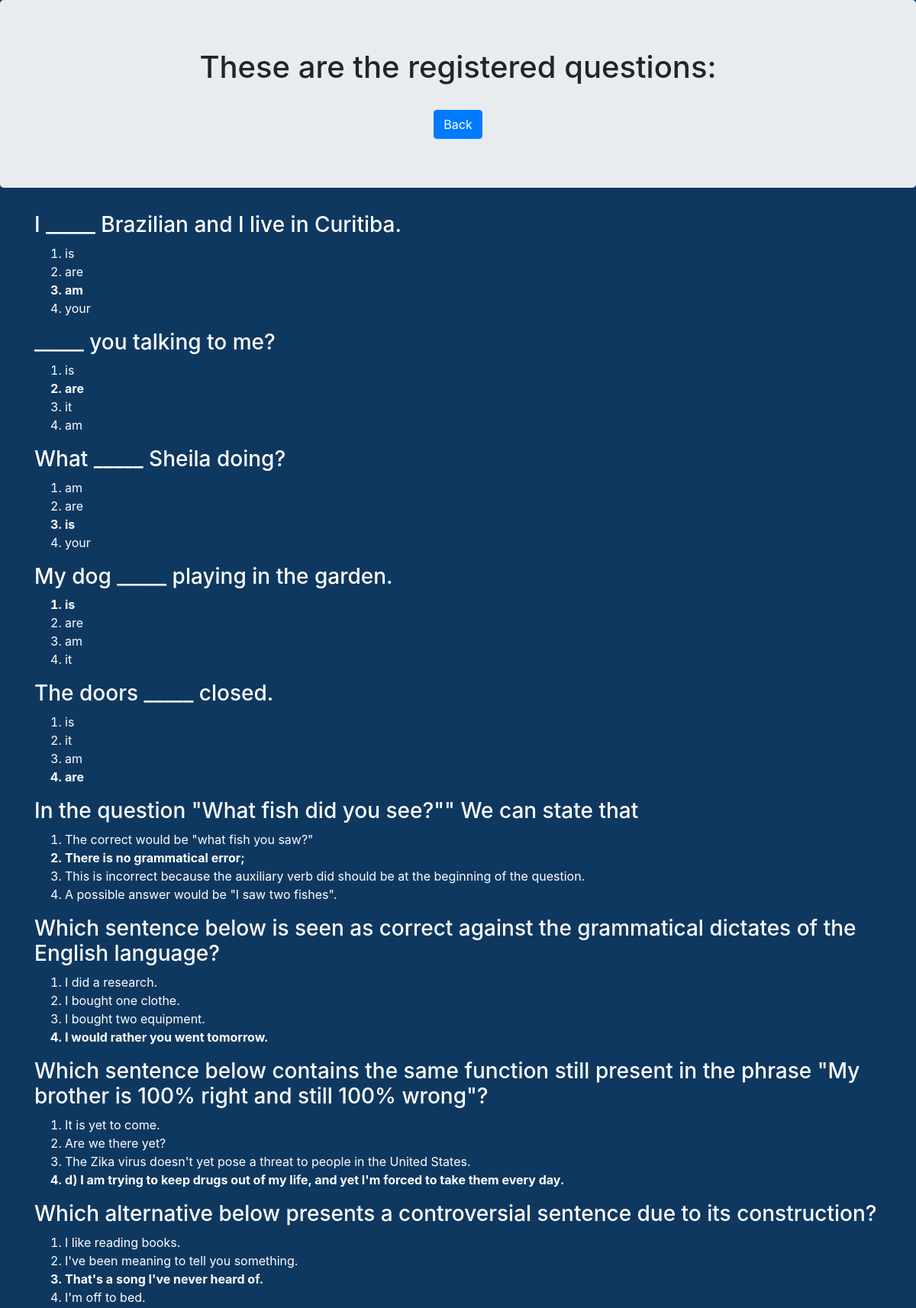
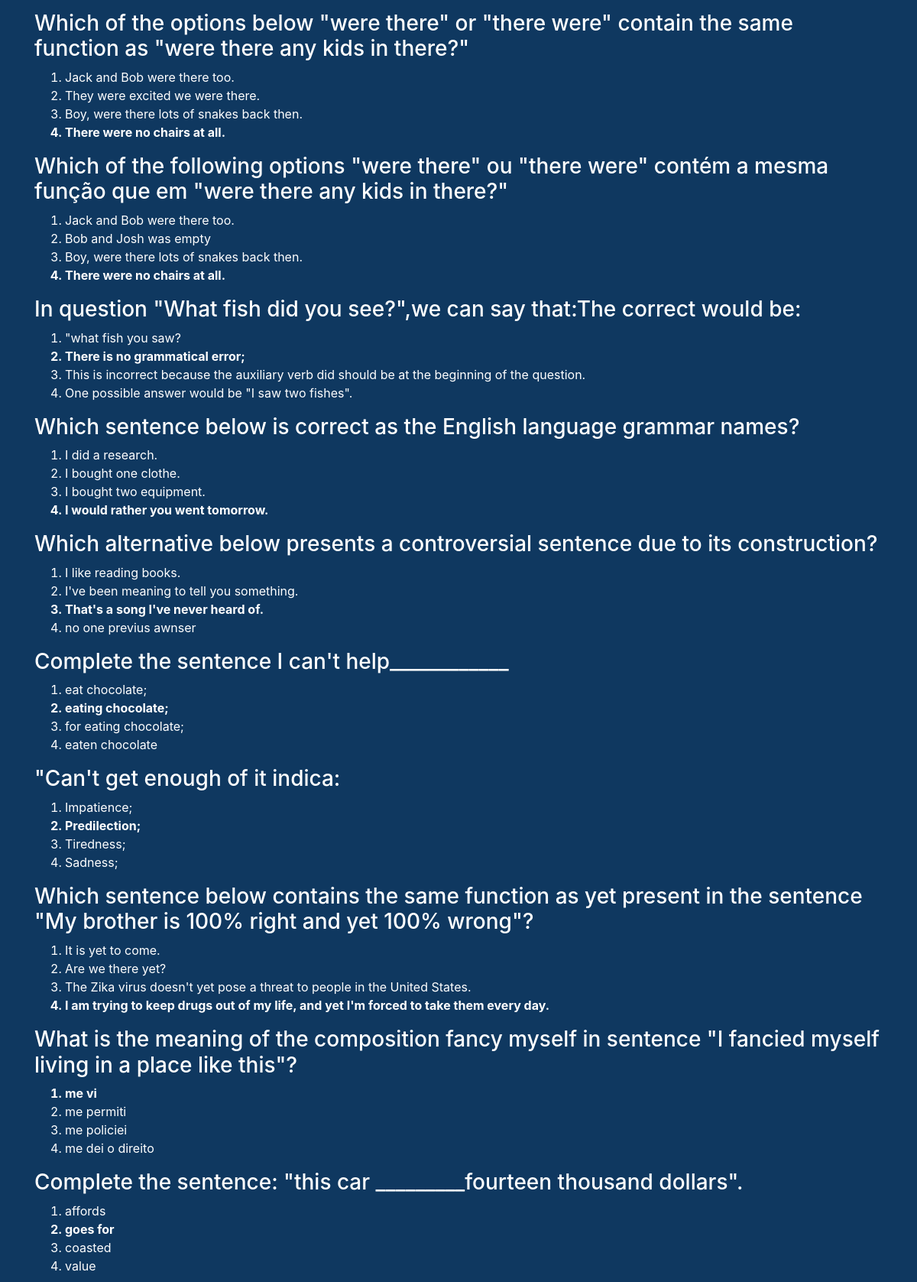
The app's page /professor/visualizacao/verQuestoesView.php (signed in, upper part) with its own data (2 pictures, top to bottom).
### tables this page shows
CREATE TABLE `questao` (
  `idquestao` int(3) NOT NULL,
  `enunciado` varchar(500) NOT NULL,
  `opA` varchar(120) NOT NULL,
  `opB` varchar(120) NOT NULL,
  `opC` varchar(120) NOT NULL,
  `opD` varchar(120) NOT NULL,
  `gabarito` int(11) NOT NULL,
  `tipo` int(1) DEFAULT NULL
);

### professor/visualizacao/verQuestoes.php (called while the page is built, shortened)
<?php
function buscarQuestoes() {
    $connection = mysqli_connect("localhost", "root", "", "portalcursodeingles");
    mysqli_set_charset($connection, 'utf8');
    $sql = "SELECT idquestao, enunciado, opA, opB, opC, opD, gabarito FROM questao";
    $result = mysqli_query($connection, $sql);
    $questoes = [];
    if(mysqli_query($connection, $sql)) {
        if (mysqli_num_rows($result) > 0) {
            $questao = [];
            while ($row = mysqli_fetch_assoc($result)) {
                $questao['idquestao'] = $row['idquestao'];
                $questao['enunciado'] = $row['enunciado'];
                $questao['opA'] = $row['opA'];
                $questao['opB'] = $row['opB'];
                $questao['opC'] = $row['opC'];
                $questao['opD'] = $row['opD'];
                $questao['gabarito'] = $row['gabarito'];
                array_push($questoes, $questao);
            }
        }
    } else{
        die("erro no mysql $sql. " . mysqli_error($connection));
    }
    return $questoes;
}
?>

### professor/visualizacao/verQuestoesCtrl.php (called while the page is built)
<?php
    require_once('verQuestoes.php');
    function exibirQuestoes() {
        return buscarQuestoes();
    }
?>

### professor/visualizacao/verQuestoesView.php (the view, shortened to what this page needs)
<html>
    <head>
  <link rel="stylesheet" href="https://maxcdn.bootstrapcdn.com/bootstrap/4.3.1/css/bootstrap.min.css">
    </head>
    <body style="background-color:#0f3860;">
<div class='jumbotron text-center'><h1> These are the registered questions: </h1><br>
<a href="../professorView.php">
<button class="btn btn-primary" type='button' value='Back'>Back</button>
</a>
</div>
<font color="white">
<div class="container">
<?php
   require_once('verQuestoesCtrl.php');
    $questoes = exibirQuestoes();
    foreach ($questoes as $questao) {
        echo "<h3>" . $questao['enunciado'] . "</h3>";
        echo "<ol type='1'>";
        if ( $questao['gabarito'] == 1)
            echo "<b>";
        echo "<li>" . $questao['opA'] . "</li>";
        if ( $questao['gabarito'] == 1)
            echo "</b>";
        if ( $questao['gabarito'] == 2)
            echo "<b>";
        echo "<li>" . $questao['opB'] . "</li>";
        if ( $questao['gabarito'] == 2)
            echo "</b>";
        if ( $questao['gabarito'] == 3)
            echo "<b>";
        echo "<li>" . $questao['opC'] . "</li>";
        if ( $questao['gabarito'] == 3)
            echo "</b>";
        if ( $questao['gabarito'] == 4)
            echo "<b>";
        echo "<li>" . $questao['opD'] . "</li>";
        if ( $questao['gabarito'] == 4)
            echo "</b>";
        echo "</ol>";
    }
?>
</div>
</font>
</body>
</html>

### records on screen
questao: enunciado "I _____ Brazilian and I live in Curitiba.", opA "is", opB "are", opC "am", opD "your"
questao: enunciado "_____ you talking to me?", opA "is", opB "are", opC "it", opD "am"
questao: enunciado "What _____ Sheila doing?", opA "am", opB "are", opC "is", opD "your"
questao: enunciado "My dog _____ playing in the garden.", opA "is", opB "are", opC "am", opD "it"
questao: enunciado "The doors _____ closed.", opA "is", opB "it", opC "am", opD "are"
questao: enunciado "In the question \"What fish did you see?\"\" We can state that", opA "The correct would be \"what fish you saw?\"", opB "There is no grammatical error;", opC "This is incorrect because the auxiliary verb did should be at the beginning of the question.", opD "A possible answer would be \"I saw two fishes\"."
questao: enunciado "Which sentence below is seen as correct against the grammatical dictates of the English language?", opA "I did a research.", opB "I bought one clothe.", opC "I bought two equipment.", opD "I would rather you went tomorrow."
questao: enunciado "Which sentence below contains the same function still present in the phrase \"My brother is 100% right and still 100% wrong\"?", opA "It is yet to come.", opB "Are we there yet?", opC "The Zika virus doesn't yet pose a threat to people in the United States.", opD "d) I am trying to keep drugs out of my life, and yet I'm forced to take them every day."
questao: enunciado "Which alternative below presents a controversial sentence due to its construction?", opA "I like reading books.", opB "I've been meaning to tell you something.", opC "That's a song I've never heard of.", opD "I'm off to bed."
questao: enunciado "Which of the options below \"were there\" or \"there were\" contain the same function as \"were there any kids in there?\"", opA "Jack and Bob were there too.", opB "They were excited we were there.", opC "Boy, were there lots of snakes back then.", opD "There were no chairs at all."
questao: enunciado "Which of the following options \"were there\" ou \"there were\" contém a mesma função que em \"were there any kids in there?\"", opA "Jack and Bob were there too.", opB "Bob and Josh was empty", opC "Boy, were there lots of snakes back then.", opD "There were no chairs at all."
questao: enunciado "In question \"What fish did you see?\",we can say that:The correct would be:", opA "\"what fish you saw?", opB "There is no grammatical error;", opC "This is incorrect because the auxiliary verb did should be at the beginning of the question.", opD "One possible answer would be \"I saw two fishes\"."
questao: enunciado "Which sentence below is correct as the English language grammar names?", opA "I did a research.", opB "I bought one clothe.", opC "I bought two equipment.", opD "I would rather you went tomorrow."
questao: enunciado "Which alternative below presents a controversial sentence due to its construction?", opA "I like reading books.", opB "I've been meaning to tell you something.", opC "That's a song I've never heard of.", opD "no one previus awnser"
questao: enunciado "Complete the sentence I can't help____________", opA "eat chocolate;", opB "eating chocolate;", opC "for eating chocolate;", opD "eaten chocolate"
questao: enunciado "\"Can't get enough of it indica:", opA "Impatience;", opB "Predilection;", opC "Tiredness;", opD "Sadness;"
questao: enunciado "Which sentence below contains the same function as yet present in the sentence \"My brother is 100% right and yet 100% wrong\"?", opA "It is yet to come.", opB "Are we there yet?", opC "The Zika virus doesn't yet pose a threat to people in the United States.", opD "I am trying to keep drugs out of my life, and yet I'm forced to take them every day."
questao: enunciado "What is the meaning of the composition fancy myself in sentence \"I fancied myself living in a place like this\"?", opA "me vi", opB "me permiti", opC "me policiei", opD "me dei o direito"
questao: enunciado "Complete the sentence: \"this car _________fourteen thousand dollars\".", opA "affords", opB "goes for", opC "coasted", opD "value"
